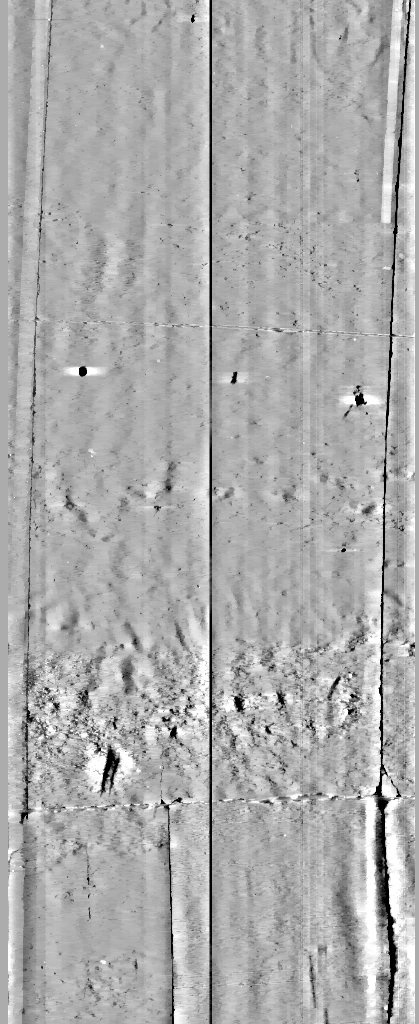
#> input picture SAVED_TRIPLETS/IMAGES/DAGMAGPUR-LALGANJ_2024-10-04_16-13-33_SECTION-1_IMG_0000000.jpg, 419 x 1024 px, found by its file name; its folder holds 4 pictures in this run
$ python upscale_downscale.py
#> lines starting #> are read from the running program, lines starting #| are printed output that depends on the picture
import os
import cv2


def upscale_images(
    input_folder,
    output_folder=None,
    scale=2,
    interpolation=cv2.INTER_NEAREST,
    overwrite=True,
):
    """
    Upscale all images in a folder.

    Args:
        input_folder (str): Folder containing images.
        output_folder (str): Folder to save upscaled images.
                             Ignored if overwrite=True.
        scale (int): Upscaling factor.
        interpolation: OpenCV interpolation method.
        overwrite (bool): If True, replaces original images.
    """
#> called with scale = 2, interpolation = 0, overwrite = True

    valid_exts = (".png", ".jpg", ".jpeg", ".bmp", ".tif", ".tiff")

    if not overwrite:
        if output_folder is None:
            raise ValueError("Please provide an output folder when overwrite=False.")
        os.makedirs(output_folder, exist_ok=True)

    files = [f for f in os.listdir(input_folder) if f.lower().endswith(valid_exts)]

    print(f"Found {len(files)} images.")

    for fname in files:
        in_path = os.path.join(input_folder, fname)

        img = cv2.imread(in_path, cv2.IMREAD_UNCHANGED)
#> img is the input picture: shape (1024, 419); min 0, max 255, mean 172

        if img is None:
            print(f"Skipping unreadable image: {fname}")
            continue

        h, w = img.shape[:2]
#> h = 1024; w = 419

        # new_w = w * scale
        # new_h = h * scale

        new_w=w//scale
#> new_w = 209
        new_h=h//scale
#> new_h = 512

        upscaled = cv2.resize(
            img,
            (new_w, new_h),
            interpolation=interpolation,
        )
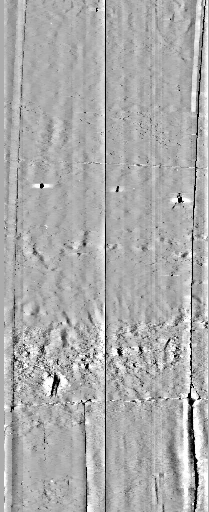
#> upscaled: shape (512, 209); min 0, max 255, mean 172.2

        if overwrite:
            out_path = in_path
        else:
            out_path = os.path.join(output_folder, fname)

        cv2.imwrite(out_path, upscaled)
#> pass 2 of the loop in upscale_images, `for fname in files:`:
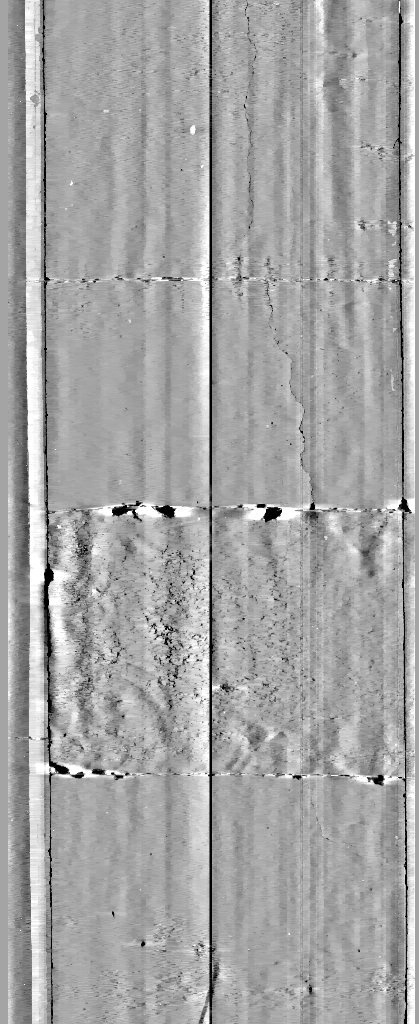
#> input picture SAVED_TRIPLETS/IMAGES/DAGMAGPUR-LALGANJ_2024-10-04_16-13-33_SECTION-1_IMG_0000005.jpg, 419 x 1024 px, found by its file name
#> in upscale_images, img is the input picture: shape (1024, 419); min 0, max 255, mean 164.5
#> in upscale_images, `upscaled = cv2.resize( img, (new_w, new_h), interpolation=interpolatio..`:
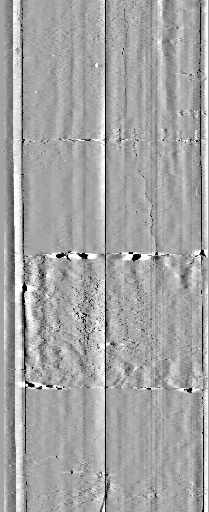
#> upscaled: shape (512, 209); min 0, max 255, mean 164.8
#> pass 3 of the loop in upscale_images, `for fname in files:`:
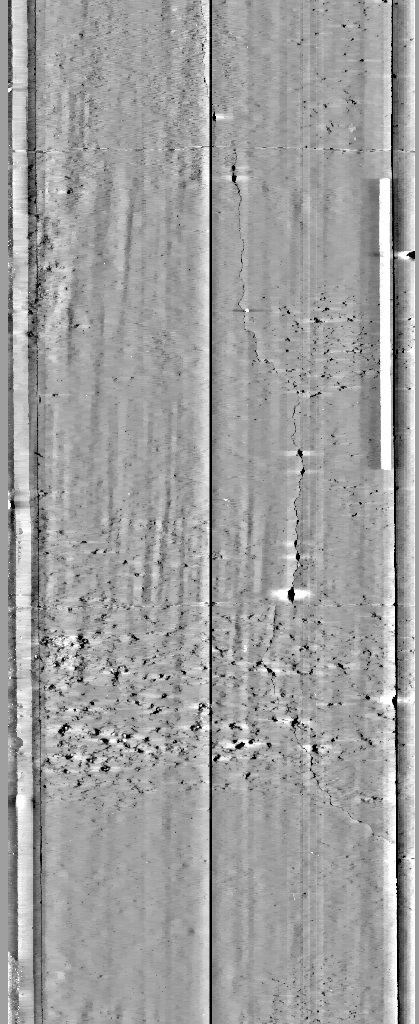
#> input picture SAVED_TRIPLETS/IMAGES/DAGMAGPUR-LALGANJ_2024-10-04_16-13-33_SECTION-1_IMG_0000276.jpg, 419 x 1024 px, found by its file name
#> in upscale_images, img is the input picture: shape (1024, 419); min 0, max 255, mean 159.4
#> in upscale_images, `upscaled = cv2.resize( img, (new_w, new_h), interpolation=interpolatio..`:
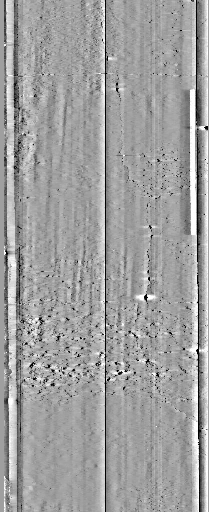
#> upscaled: shape (512, 209); min 0, max 255, mean 159.7
#> the loop made 4 passes; the first 3 are shown

    print("Done!")


if __name__ == "__main__":
    input_folder = r"C:\Users\Admin\Downloads\Dataset\IMAGES"
    output_folder = r"R:\Sidhesh\Distress\Asphalt\L_AND_T_Upscaled\FOLDER 6\JPEGImages_DS"

    upscale_images(
        input_folder=input_folder,
        output_folder=output_folder,
        scale=2,
        interpolation=cv2.INTER_NEAREST,
        overwrite=True
    )
